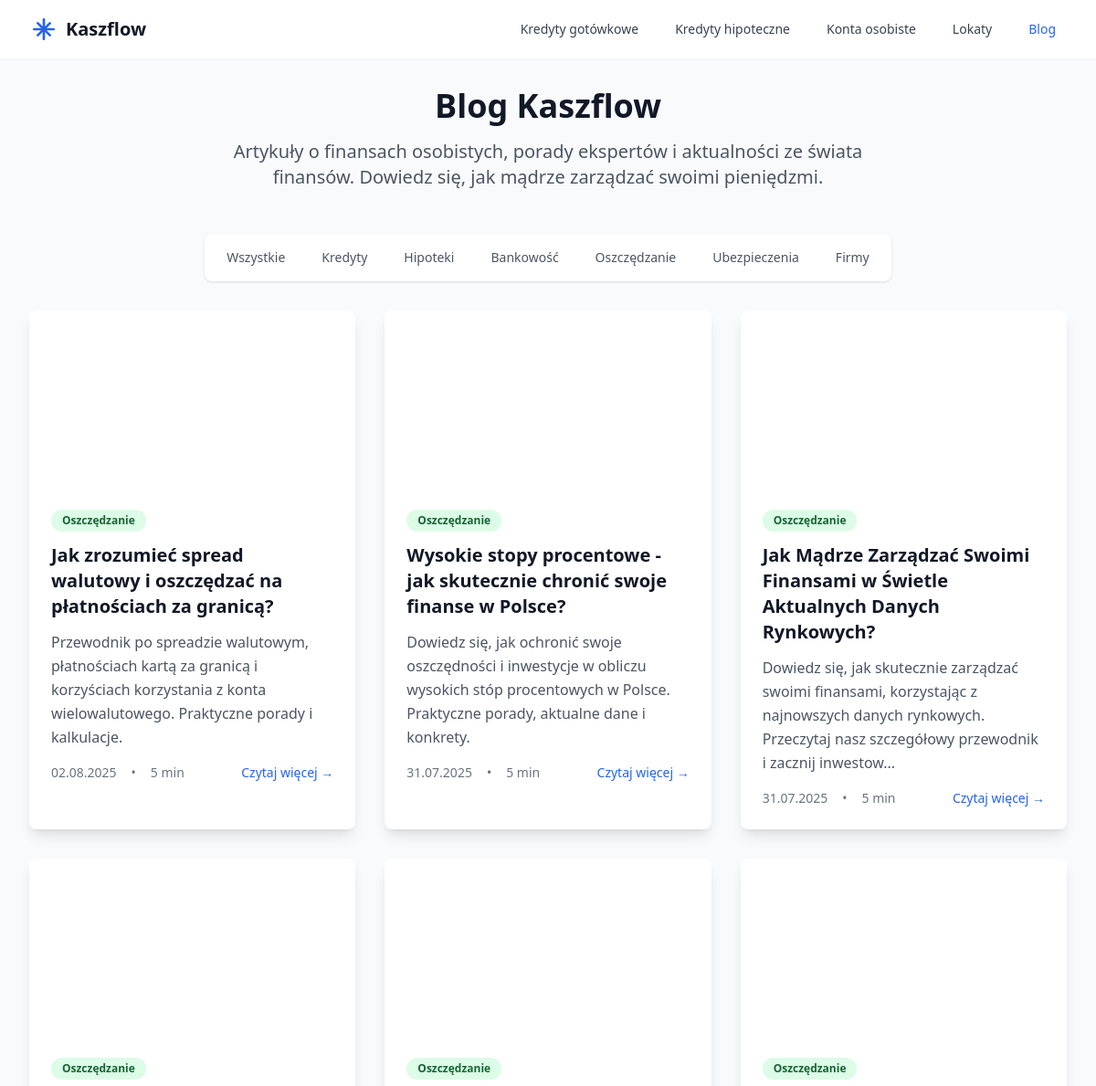
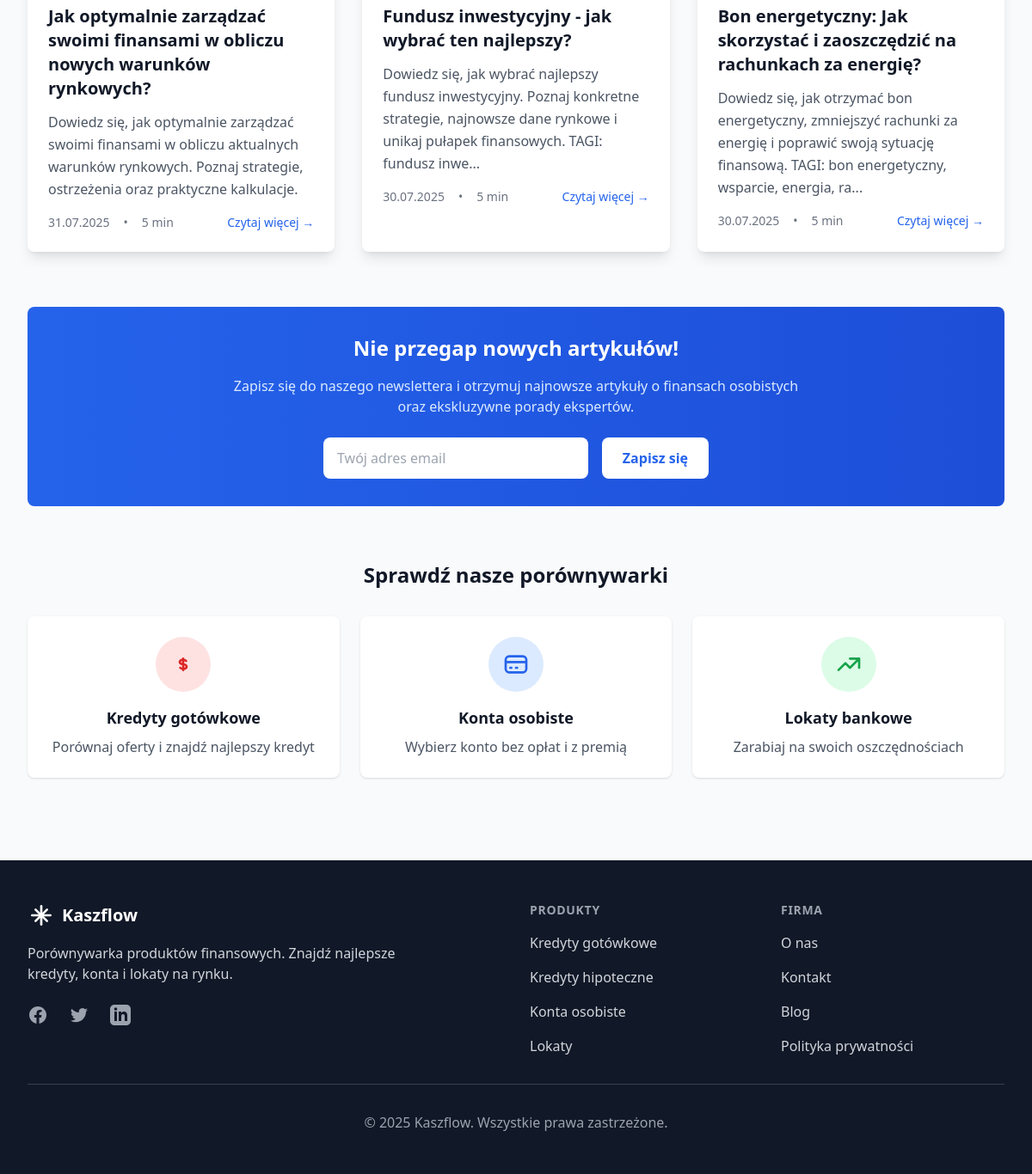
The page /blog?category=oszczedzanie on the database its author committed (2 pictures, top to bottom).
### tables this page shows
CREATE TABLE articles (
    id INTEGER PRIMARY KEY AUTOINCREMENT,
    title VARCHAR(255) NOT NULL,
    slug VARCHAR(255) UNIQUE,
    content TEXT NOT NULL,
    meta_description TEXT,
    meta_title VARCHAR(255),
    tags TEXT,
    keywords TEXT,
    schema_markup TEXT,
    status VARCHAR(50) DEFAULT 'draft',
    engine VARCHAR(50) DEFAULT 'openai',
    created_at DATETIME DEFAULT CURRENT_TIMESTAMP,
    updated_at DATETIME DEFAULT CURRENT_TIMESTAMP,
    published_at DATETIME NULL
, category VARCHAR(50) DEFAULT 'finanse', graphic_initials VARCHAR(10) DEFAULT '', graphic_colors TEXT DEFAULT '', image_url TEXT DEFAULT '');

### resources/views/blog/index.php (the view, shortened to what the rows shown need)
<!DOCTYPE html>
<html lang="pl">
<head>
    <script src="https://cdn.tailwindcss.com"></script>
</head>
<body class="bg-gray-50">
    <div class="max-w-7xl mx-auto px-4 sm:px-6 lg:px-8 py-8">
        <div class="text-center mb-12">
            <h1 class="text-4xl font-bold text-gray-900 mb-4">Blog Kaszflow</h1>
        </div>
        <div class="grid grid-cols-1 md:grid-cols-2 lg:grid-cols-3 gap-8">
            <?php foreach ($articles as $article): ?>
            <article class="bg-white rounded-lg shadow-lg overflow-hidden hover:shadow-xl transition-shadow duration-300">
                <?php if (!empty($article['image_url'])): ?>
                <div class="h-48 bg-cover bg-center" style="background-image: url('<?= htmlspecialchars($article['image_url']) ?>');">
                </div>
                <?php endif; ?>
                <div class="p-6">
                    <div class="mb-3">
                        <span class="inline-flex px-3 py-1 text-xs font-semibold rounded-full
                            <?= $article['category'] === 'Kredyty' ? 'bg-red-100 text-red-800' :
                                ($article['category'] === 'Hipoteki' ? 'bg-purple-100 text-purple-800' :
                                ($article['category'] === 'Bankowość' ? 'bg-blue-100 text-blue-800' :
                                ($article['category'] === 'Oszczędzanie' ? 'bg-green-100 text-green-800' :
                                ($article['category'] === 'Ubezpieczenia' ? 'bg-orange-100 text-orange-800' :
                                ($article['category'] === 'Firmy' ? 'bg-indigo-100 text-indigo-800' : 'bg-gray-100 text-gray-800'))))) ?>">
                            <?= $article['category'] ?>
                        </span>
                    </div>
                    <h2 class="text-xl font-bold text-gray-900 mb-3 hover:text-blue-600 transition-colors">
                        <a href="/blog/<?= $article['slug'] ?>">
                            <?= htmlspecialchars($article['title']) ?>
                        </a>
                    </h2>
                    <p class="text-gray-600 mb-4 leading-relaxed">
                        <?= htmlspecialchars($article['excerpt']) ?>
                    </p>
                    <div class="flex items-center justify-between text-sm text-gray-500">
                        <div class="flex items-center space-x-4">
                            <span><?= date('d.m.Y', strtotime($article['published_at'])) ?></span>
                            <span>•</span>
                            <span><?= $article['read_time'] ?></span>
                        </div>
                        <a href="/blog/<?= $article['slug'] ?>"
                           class="text-blue-600 hover:text-blue-800 font-medium">
                            Czytaj więcej →
                        </a>
                    </div>
                </div>
            </article>
            <?php endforeach; ?>
        </div>
    </div>
</body>
</html>

### rows shown on the page
articles: category "Oszczędzanie", title "Jak zrozumieć spread walutowy i oszczędzać na płatnościach za granicą?", meta_description "Przewodnik po spreadzie walutowym, płatnościach kartą za granicą i korzyściach korzystania z konta wielowalutowego. Praktyczne porady i kalkulacje.", published_at "02.08.2025", read_time "5 min"
articles: category "Oszczędzanie", title "Wysokie stopy procentowe - jak skutecznie chronić swoje finanse w Polsce?", meta_description "Dowiedz się, jak ochronić swoje oszczędności i inwestycje w obliczu wysokich stóp procentowych w Polsce. Praktyczne porady, aktualne dane i konkrety.", published_at "31.07.2025", read_time "5 min"
articles: category "Oszczędzanie", title "Jak Mądrze Zarządzać Swoimi Finansami w Świetle Aktualnych Danych Rynkowych?", meta_description "Dowiedz się, jak skutecznie zarządzać swoimi finansami, korzystając z najnowszych danych rynkowych. Przeczytaj nasz szczegółowy przewodnik i zacznij inwestow...", published_at "31.07.2025", read_time "5 min"
articles: category "Oszczędzanie", title "Jak optymalnie zarządzać swoimi finansami w obliczu nowych warunków rynkowych?", meta_description "Dowiedz się, jak optymalnie zarządzać swoimi finansami w obliczu aktualnych warunków rynkowych. Poznaj strategie, ostrzeżenia oraz praktyczne kalkulacje.", published_at "31.07.2025", read_time "5 min"
articles: category "Oszczędzanie", title "Fundusz inwestycyjny - jak wybrać ten najlepszy?", meta_description "Dowiedz się, jak wybrać najlepszy fundusz inwestycyjny. Poznaj konkretne strategie, najnowsze dane rynkowe i unikaj pułapek finansowych. TAGI: fundusz inwe...", published_at "30.07.2025", read_time "5 min"
articles: category "Oszczędzanie", title "Bon energetyczny: Jak skorzystać i zaoszczędzić na rachunkach za energię?", meta_description "Dowiedz się, jak otrzymać bon energetyczny, zmniejszyć rachunki za energię i poprawić swoją sytuację finansową. TAGI: bon energetyczny, wsparcie, energia, ra...", published_at "30.07.2025", read_time "5 min"
